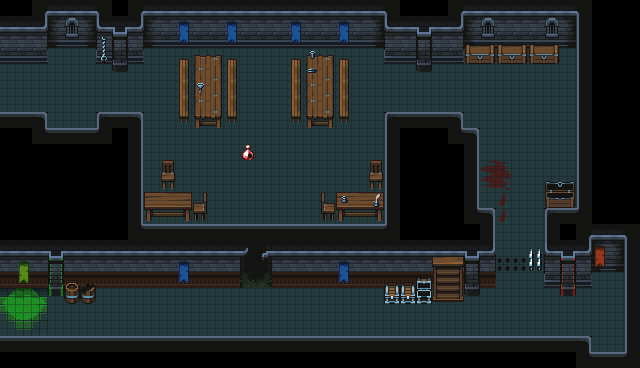

The image is a tile-based game level rendered from a .tmx file. Its description and source (layers, tilesets, objects; grid data summarised) follow:
An orthogonal 40x23 tile map with 16x16 px tiles, 5 tile layers (floor, walls, doors, props, ...), 2 tilesets and 10 objects (Next floor, orc, win, Starving, Drugs, ...).

<map version="1.8" tiledversion="1.8.6" orientation="orthogonal" renderorder="right-down" width="40" height="23" tilewidth="16" tileheight="16" infinite="0" nextlayerid="9" nextobjectid="14">
 <tileset firstgid="1" name="Dungeon tiles" tilewidth="16" tileheight="16" tilecount="625" columns="25">
  <image source="../images/Environment/Dungeon Prison/Assets/Tiles.png" width="400" height="400" />
  <tile id="0">
   <properties>
    <property name="obstacle" type="bool" value="true" />
   </properties>
  </tile>
  <tile id="1">
   <properties>
    <property name="obstacle" type="bool" value="true" />
   </properties>
  </tile>
  <tile id="2">
   <properties>
    <property name="obstacle" type="bool" value="true" />
   </properties>
  </tile>
  <tile id="3">
   <properties>
    <property name="obstacle" type="bool" value="true" />
   </properties>
  </tile>
  <tile id="25">
   <properties>
    <property name="obstacle" type="bool" value="true" />
   </properties>
  </tile>
  <tile id="26">
   <properties>
    <property name="obstacle" type="bool" value="true" />
   </properties>
  </tile>
  <tile id="27">
   <properties>
    <property name="obstacle" type="bool" value="true" />
   </properties>
  </tile>
  <tile id="28">
   <properties>
    <property name="obstacle" type="bool" value="true" />
   </properties>
  </tile>
  <tile id="50">
   <properties>
    <property name="obstacle" type="bool" value="true" />
   </properties>
  </tile>
  <tile id="51">
   <properties>
    <property name="obstacle" type="bool" value="true" />
   </properties>
  </tile>
  <tile id="52">
   <properties>
    <property name="obstacle" type="bool" value="true" />
   </properties>
  </tile>
  <tile id="53">
   <properties>
    <property name="obstacle" type="bool" value="true" />
   </properties>
  </tile>
  <tile id="75">
   <properties>
    <property name="obstacle" type="bool" value="true" />
   </properties>
  </tile>
  <tile id="76">
   <properties>
    <property name="obstacle" type="bool" value="true" />
   </properties>
  </tile>
  <tile id="77">
   <properties>
    <property name="obstacle" type="bool" value="true" />
   </properties>
  </tile>
  <tile id="100">
   <properties>
    <property name="obstacle" type="bool" value="true" />
   </properties>
  </tile>
  <tile id="101">
   <properties>
    <property name="obstacle" type="bool" value="true" />
   </properties>
  </tile>
  <tile id="102">
   <properties>
    <property name="obstacle" type="bool" value="true" />
   </properties>
  </tile>
  <tile id="103">
   <properties>
    <property name="obstacle" type="bool" value="true" />
   </properties>
  </tile>
  <tile id="104">
   <properties>
    <property name="obstacle" type="bool" value="true" />
   </properties>
  </tile>
  <tile id="109">
   <properties>
    <property name="obstacle" type="bool" value="true" />
   </properties>
  </tile>
  <tile id="125">
   <properties>
    <property name="obstacle" type="bool" value="true" />
   </properties>
  </tile>
  <tile id="126">
   <properties>
    <property name="obstacle" type="bool" value="true" />
   </properties>
  </tile>
  <tile id="127">
   <properties>
    <property name="obstacle" type="bool" value="true" />
   </properties>
  </tile>
  <tile id="128">
   <properties>
    <property name="obstacle" type="bool" value="true" />
   </properties>
  </tile>
  <tile id="129">
   <properties>
    <property name="obstacle" type="bool" value="true" />
   </properties>
  </tile>
  <tile id="134">
   <properties>
    <property name="obstacle" type="bool" value="true" />
   </properties>
  </tile>
  <tile id="150">
   <properties>
    <property name="obstacle" type="bool" value="true" />
   </properties>
  </tile>
  <tile id="151">
   <properties>
    <property name="obstacle" type="bool" value="true" />
   </properties>
  </tile>
  <tile id="152">
   <properties>
    <property name="obstacle" type="bool" value="true" />
   </properties>
  </tile>
  <tile id="153">
   <properties>
    <property name="obstacle" type="bool" value="true" />
   </properties>
  </tile>
  <tile id="154">
   <properties>
    <property name="obstacle" type="bool" value="true" />
   </properties>
  </tile>
  <tile id="204">
   <properties>
    <property name="obstacle" type="bool" value="true" />
   </properties>
  </tile>
  <tile id="209">
   <properties>
    <property name="obstacle" type="bool" value="true" />
   </properties>
  </tile>
  <tile id="229">
   <properties>
    <property name="obstacle" type="bool" value="true" />
   </properties>
  </tile>
  <tile id="234">
   <properties>
    <property name="obstacle" type="bool" value="true" />
   </properties>
  </tile>
  <tile id="325">
   <properties>
    <property name="obstacle" type="bool" value="true" />
   </properties>
  </tile>
  <tile id="326">
   <properties>
    <property name="obstacle" type="bool" value="true" />
   </properties>
  </tile>
  <tile id="327">
   <properties>
    <property name="obstacle" type="bool" value="true" />
   </properties>
  </tile>
  <tile id="328">
   <properties>
    <property name="obstacle" type="bool" value="true" />
   </properties>
  </tile>
  <tile id="329">
   <properties>
    <property name="obstacle" type="bool" value="true" />
   </properties>
  </tile>
  <tile id="450">
   <properties>
    <property name="obstacle" value="true" />
   </properties>
  </tile>
 </tileset>
 <tileset firstgid="626" name="Dungeon props" tilewidth="16" tileheight="16" tilecount="625" columns="25">
  <image source="../images/Environment/Dungeon Prison/Assets/Props.png" width="400" height="400" />
  <tile id="6">
   <properties>
    <property name="obstacle" type="bool" value="true" />
   </properties>
  </tile>
  <tile id="7">
   <properties>
    <property name="obstacle" type="bool" value="true" />
   </properties>
  </tile>
  <tile id="8">
   <properties>
    <property name="obstacle" type="bool" value="true" />
   </properties>
  </tile>
  <tile id="107">
   <properties>
    <property name="obstacle" type="bool" value="true" />
   </properties>
  </tile>
  <tile id="132">
   <properties>
    <property name="obstacle" type="bool" value="true" />
   </properties>
  </tile>
  <tile id="157">
   <properties>
    <property name="obstacle" type="bool" value="true" />
   </properties>
  </tile>
 </tileset>
 <layer id="1" name="floor" width="40" height="23">
  <data>[920 cells, 404 non-empty, 11 distinct tile ids]</data>
 </layer>
 <layer id="2" name="walls" width="40" height="23">
  <data>[920 cells, 359 non-empty, 44 distinct tile ids]</data>
 </layer>
 <layer id="4" name="doors" width="40" height="23">
  <data>[920 cells, 0 non-empty, 0 distinct tile ids]</data>
 </layer>
 <layer id="3" name="props" width="40" height="23">
  <data>[920 cells, 97 non-empty, 46 distinct tile ids]</data>
 </layer>
 <layer id="8" name="ontop" width="40" height="23">
  <data>[920 cells, 33 non-empty, 18 distinct tile ids]</data>
 </layer>
 <objectgroup id="5" name="objects">
  <object id="3" name="Next floor" x="59" y="79">
   <properties>
    <property name="object">((:ui  :r 147 :g 56 :b 28 :text
"\"Chat, I'm not gonna lie. The levels all blend together,
and it's a real struggle without a minimap.\"
"))</property>
   </properties>
   <point />
  </object>
  <object id="4" name="orc" x="588.649" y="299.835">
   <properties>
    <property name="object">((:character :speed 50.0)
 (:animation-state :sprite :orc)
 (:sprite-sheet)
 (:size)
 (:ai :notice-range 40000.0
      :attack-range 1000.0))</property>
   </properties>
   <point />
  </object>
  <object id="6" name="win" x="14.8491" y="300.885">
   <properties>
    <property name="object" value="((:stairs :level &quot;3_3&quot;))" />
   </properties>
   <point />
  </object>
  </objectgroup>
</map>
<!-- 7 of 10 objects omitted -->
